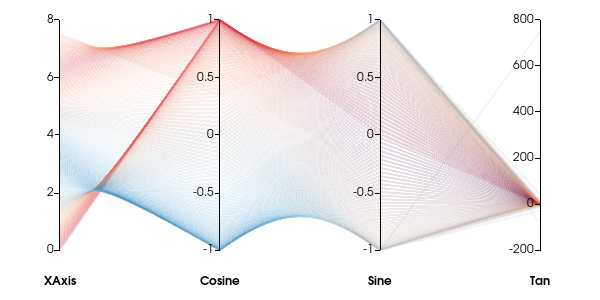

Source code (Python):
#!/usr/bin/env python
# Demonstrate colored parallel coordinates plot with diverging color transfer function.

import math

import vtkmodules.vtkInteractionStyle  # noqa: F401
import vtkmodules.vtkRenderingContextOpenGL2  # noqa: F401
import vtkmodules.vtkRenderingOpenGL2  # noqa: F401

from vtkmodules.vtkChartsCore import vtkChartParallelCoordinates
from vtkmodules.vtkCommonCore import vtkFloatArray, vtkLookupTable
from vtkmodules.vtkCommonDataModel import vtkTable
from vtkmodules.vtkRenderingContext2D import vtkContextActor
from vtkmodules.vtkRenderingCore import (
    vtkColorTransferFunction,
    vtkRenderWindow,
    vtkRenderWindowInteractor,
    vtkRenderer,
)

# Create a table with some points in it.
arr_x = vtkFloatArray()
arr_x.SetName("XAxis")
arr_c = vtkFloatArray()
arr_c.SetName("Cosine")
arr_s = vtkFloatArray()
arr_s.SetName("Sine")
arr_s2 = vtkFloatArray()
arr_s2.SetName("Tan")

num_points = 200
inc = 7.5 / (num_points - 1)
for i in range(num_points):
    arr_x.InsertNextValue(i * inc)
    arr_c.InsertNextValue(math.cos(i * inc))
    arr_s.InsertNextValue(math.sin(i * inc))
    arr_s2.InsertNextValue(math.tan(i * inc) + 0.5)

table = vtkTable()
table.AddColumn(arr_x)
table.AddColumn(arr_c)
table.AddColumn(arr_s)
table.AddColumn(arr_s2)

# Create blue to gray to red lookup table using a diverging color transfer function.
lut_num = 256
lut = vtkLookupTable()
lut.SetNumberOfTableValues(lut_num)
lut.Build()

ctf = vtkColorTransferFunction()
ctf.SetColorSpaceToDiverging()
# Variant of Colorbrewer RdBu 5.
colors = [
    [202 / 255.0, 0 / 255.0, 32 / 255.0],
    [244 / 255.0, 165 / 255.0, 130 / 255.0],
    [140 / 255.0, 140 / 255.0, 140 / 255.0],
    [146 / 255.0, 197 / 255.0, 222 / 255.0],
    [5 / 255.0, 113 / 255.0, 176 / 255.0],
]
values = [float(xx) / float(len(colors) - 1) for xx in range(len(colors))]
values.reverse()
for pt, color in zip(values, colors):
    ctf.AddRGBPoint(pt, color[0], color[1], color[2])

for ii in range(lut_num):
    ss = float(ii) / float(lut_num)
    cc = ctf.GetColor(ss)
    lut.SetTableValue(ii, cc[0], cc[1], cc[2], 1.0)

lut.SetAlpha(0.25)
lut.SetRange(-1, 1)

# Set up the chart.
chart = vtkChartParallelCoordinates()

# Context actor and scene wiring.
context_actor = vtkContextActor()
context_actor.GetScene().AddItem(chart)

# Renderer
renderer = vtkRenderer()
renderer.SetBackground(1.0, 1.0, 1.0)
context_actor.GetScene().SetRenderer(renderer)
renderer.AddActor(context_actor)

# Window
render_window = vtkRenderWindow()
render_window.SetSize(600, 300)
render_window.SetMultiSamples(0)
render_window.AddRenderer(renderer)
render_window.SetWindowName("parallel coordinates colors")

# Interactor
interactor = vtkRenderWindowInteractor()
interactor.SetRenderWindow(render_window)

# Set the plot data and color mapping.
render_window.Render()
chart.GetPlot(0).SetInputData(table)
chart.GetPlot(0).SetScalarVisibility(1)
chart.GetPlot(0).SetLookupTable(lut)
chart.GetPlot(0).SelectColorArray("Cosine")

render_window.Render()
interactor.Initialize()
interactor.Start()
